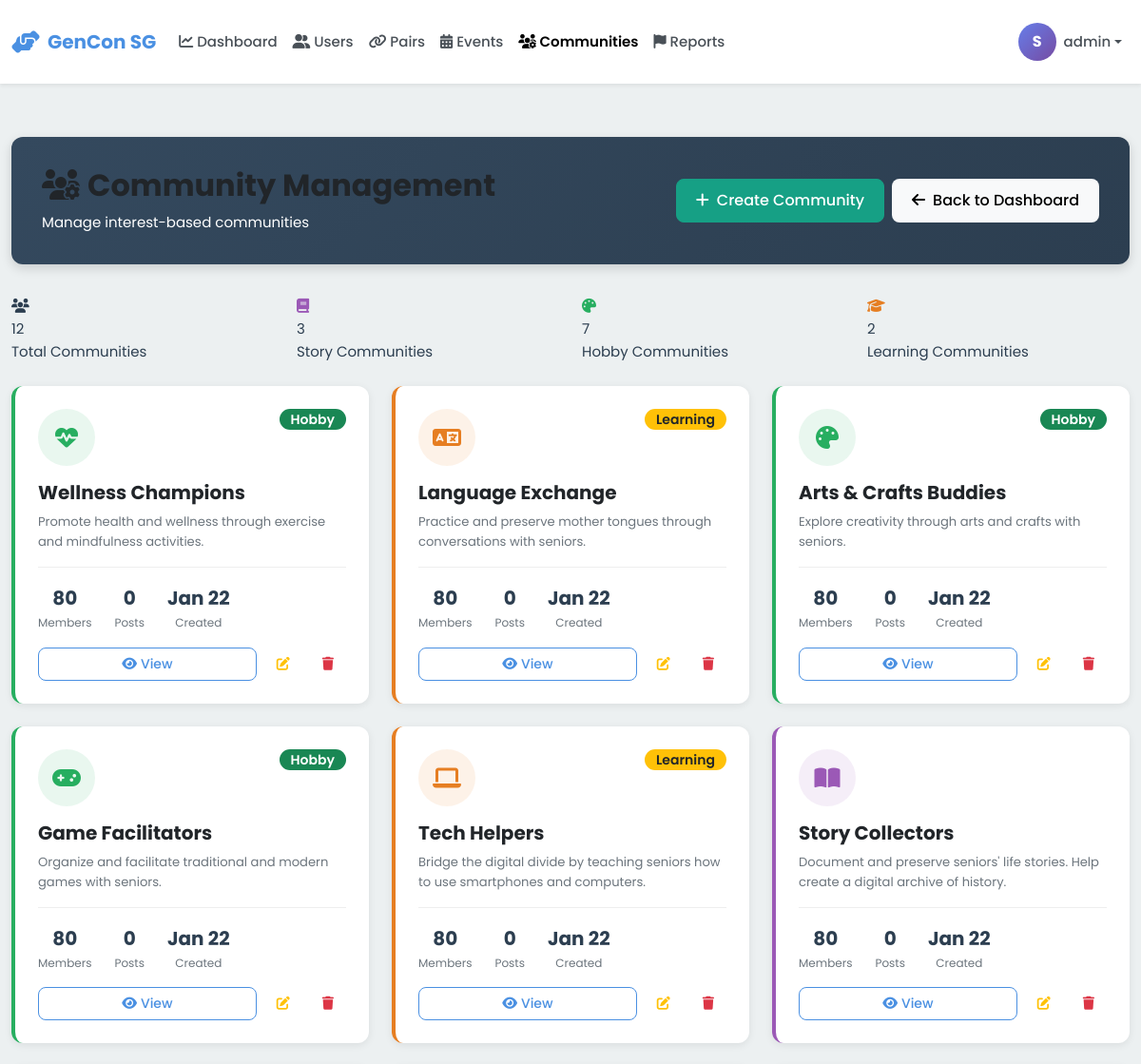
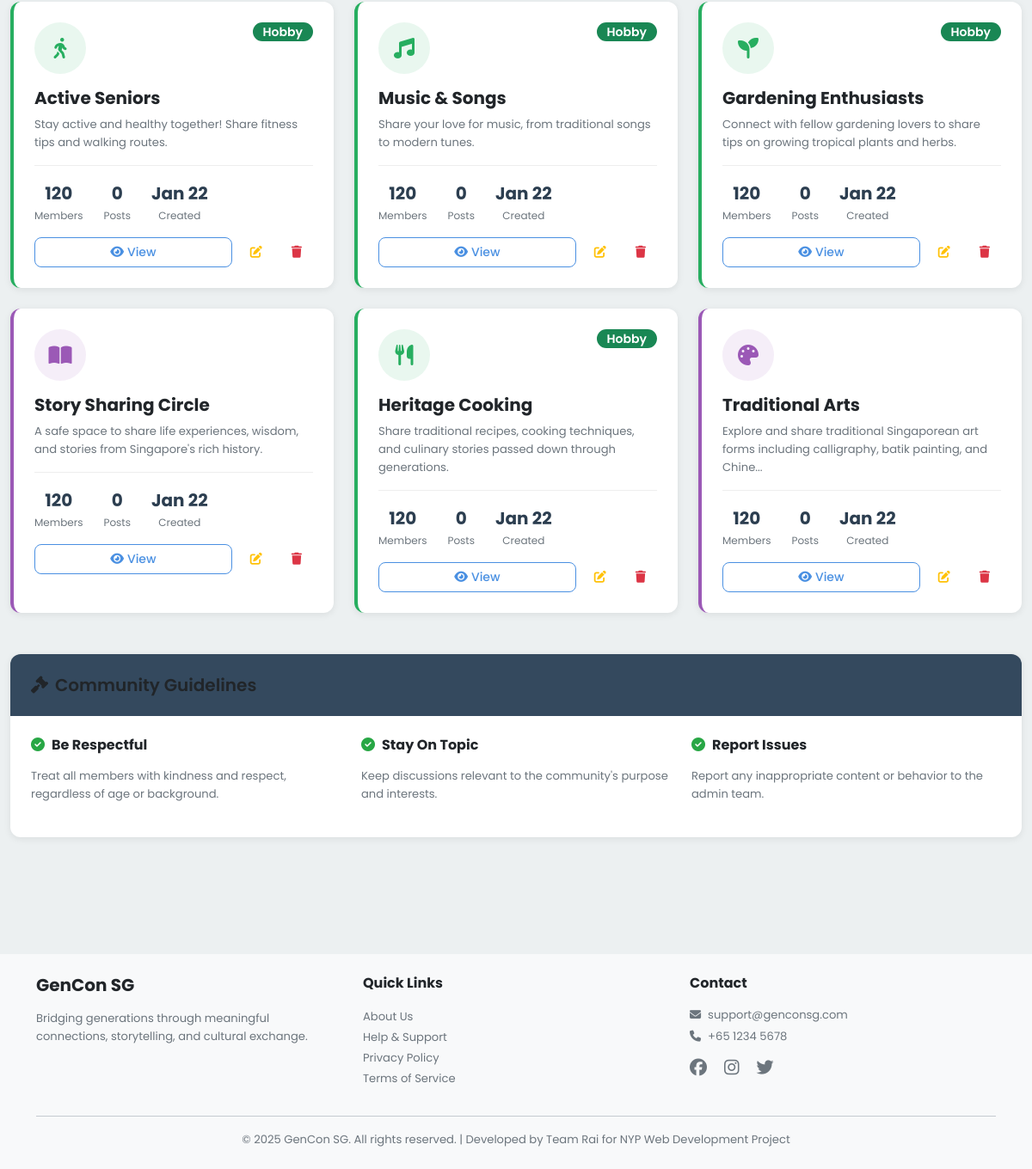
The page /admin/communities (signed in) on the database its author committed (2 pictures, top to bottom).
### models.py (models this page shows, shortened)
class Community(db.Model):
    __tablename__ = 'communities'
    id = db.Column(db.Integer, primary_key=True)
    name = db.Column(db.String(100), nullable=False, unique=True)
    type = db.Column(db.String(20), nullable=False)  # Story, Hobby, Learning
    description = db.Column(db.Text)
    rules = db.Column(db.Text)
    icon = db.Column(db.String(50), default='fas fa-users')
    banner_class = db.Column(db.String(50), default='default')
    tags = db.Column(db.String(255))  # Comma separated tags
    member_count = db.Column(db.Integer, default=0)
    created_by = db.Column(db.Integer, db.ForeignKey('users.id'), nullable=False)
    created_at = db.Column(db.DateTime, default=datetime.utcnow, nullable=False)
    creator = db.relationship('User')
    members = db.relationship('CommunityMember', back_populates='community',
                             lazy='dynamic', cascade='all, delete-orphan')
    posts = db.relationship('CommunityPost', back_populates='community',
                           lazy='dynamic', cascade='all, delete-orphan')

### blueprints/admin.py (the view)
@admin_bp.route('/communities')
@admin_required
def communities():
    all_communities = Community.query.order_by(Community.created_at.desc()).all()
    return render_template('admin/communities.html', communities=all_communities)

### app.py (called while the page is built)
@app.context_processor
def inject_user():
    return dict(session=session)

### blueprints/admin.py (called while the page is built)
def admin_required(f):
    @wraps(f)
    def decorated_function(*args, **kwargs):
        if 'user_id' not in session:
            flash('Please login to access this page', 'warning')
            return redirect(url_for('auth.login', role='admin'))
        if session.get('role') != 'admin':
            flash('Access denied. Admin privileges required.', 'danger')
            return redirect(url_for('index'))
        return f(*args, **kwargs)
    return decorated_function

### templates/admin/communities.html (shortened to what this page needs)
{% extends "base.html" %}
{% block extra_css %}
<link rel="stylesheet" href="{{ url_for('static', filename='css/admin.css') }}">
{% endblock %}
{% block content %}
<div class="container-fluid py-4">
    <div class="admin-header">
        <div class="d-flex justify-content-between align-items-center">
            <div>
                <h1><i class="fas fa-users-cog me-2"></i>Community Management</h1>
                <p class="mb-0">Manage interest-based communities</p>
            </div>
            <div class="d-flex gap-2">
                <a href="{{ url_for('admin.create_community') }}" class="btn btn-success">
                    <i class="fas fa-plus me-2"></i>Create Community
                </a>
                <a href="{{ url_for('admin.dashboard') }}" class="btn btn-light">
                    <i class="fas fa-arrow-left me-2"></i>Back to Dashboard
                </a>
            </div>
        </div>
    </div>
    <div class="row mb-4">
        <div class="col-md-3">
            <div class="stat-card" style="border-left-color: #3498DB;">
                <div class="stat-icon"><i class="fas fa-users"></i></div>
                <div class="stat-value">{{ communities|length }}</div>
                <div class="stat-label">Total Communities</div>
            </div>
        </div>
        <div class="col-md-3">
            <div class="stat-card" style="border-left-color: #9B59B6;">
                <div class="stat-icon" style="color: #9B59B6;"><i class="fas fa-book"></i></div>
                <div class="stat-value">{{ communities|selectattr('type', 'equalto', 'Story')|list|length }}</div>
                <div class="stat-label">Story Communities</div>
            </div>
        </div>
        <div class="col-md-3">
            <div class="stat-card" style="border-left-color: #27AE60;">
                <div class="stat-icon" style="color: #27AE60;"><i class="fas fa-palette"></i></div>
                <div class="stat-value">{{ communities|selectattr('type', 'equalto', 'Hobby')|list|length }}</div>
                <div class="stat-label">Hobby Communities</div>
            </div>
        </div>
        <div class="col-md-3">
            <div class="stat-card" style="border-left-color: #E67E22;">
                <div class="stat-icon" style="color: #E67E22;"><i class="fas fa-graduation-cap"></i></div>
                <div class="stat-value">{{ communities|selectattr('type', 'equalto', 'Learning')|list|length }}</div>
                <div class="stat-label">Learning Communities</div>
            </div>
        </div>
    </div>
    {% if communities %}
    <div class="row">
        {% for community in communities %}
        <div class="col-lg-4 col-md-6 mb-4">
            <div class="community-card {{ community.type|lower }}">
                <div class="d-flex justify-content-between align-items-start">
                    <div class="community-icon {{ community.type|lower }}">
                        <i class="{{ community.icon }}"></i>
                    </div>
                    <span class="badge {% if community.type == 'Story' %}bg-purple{% elif community.type == 'Hobby' %}bg-success{% else %}bg-warning text-dark{% endif %}">
                        {{ community.type }}
                    </span>
                </div>
                <h5 class="fw-bold mb-2">{{ community.name }}</h5>
                <p class="text-muted small mb-3">
                    {{ community.description[:100] if community.description else 'No description available' }}{% if community.description and community.description|length > 100 %}...{% endif %}
                </p>
                <div class="community-stats">
                    <div class="community-stat">
                        <div class="value">{{ community.member_count }}</div>
                        <div class="label">Members</div>
                    </div>
                    <div class="community-stat">
                        <div class="value">{{ community.posts.count() }}</div>
                        <div class="label">Posts</div>
                    </div>
                    <div class="community-stat">
                        <div class="value">{{ community.created_at.strftime('%b %d') }}</div>
                        <div class="label">Created</div>
                    </div>
                </div>
                <div class="d-flex gap-2 mt-3">
                    <button class="btn btn-sm btn-outline-primary flex-grow-1" onclick="alert('View coming soon')">
                        <i class="fas fa-eye me-1"></i>View
                    </button>
                    <button class="btn btn-sm btn-outline-warning" onclick="alert('Edit coming soon')">
                        <i class="fas fa-edit"></i>
                    </button>
                    <form action="{{ url_for('admin.delete_community', community_id=community.id) }}" method="POST" onsubmit="return confirm('Delete this community?');" class="d-inline">
                        <button type="submit" class="btn btn-sm btn-outline-danger">
                            <i class="fas fa-trash"></i>
                        </button>
                    </form>
                </div>
            </div>
        </div>
        {% endfor %}
    </div>
    {% endif %}
    <div class="data-table-container mt-4">
        <div class="table-header">
            <h3><i class="fas fa-gavel me-2"></i>Community Guidelines</h3>
        </div>
        <div class="p-4">
            <div class="row">
                <div class="col-md-4">
                    <h6><i class="fas fa-check-circle text-success me-2"></i>Be Respectful</h6>
                    <p class="small text-muted">Treat all members with kindness and respect, regardless of age or background.</p>
                </div>
                <div class="col-md-4">
                    <h6><i class="fas fa-check-circle text-success me-2"></i>Stay On Topic</h6>
                    <p class="small text-muted">Keep discussions relevant to the community's purpose and interests.</p>
                </div>
                <div class="col-md-4">
                    <h6><i class="fas fa-check-circle text-success me-2"></i>Report Issues</h6>
                    <p class="small text-muted">Report any inappropriate content or behavior to the admin team.</p>
                </div>
            </div>
        </div>
    </div>
</div>
{% endblock %}

### static/css/main.css (style rules this page uses)
:root { --primary-color: #4A90E2; --primary-hover: #357ABD; --secondary-color: #7B68EE; --success-color: #28A745; --warning-color: #FFC107; --danger-color: #DC3545; --info-color: #17A2B8; --senior-primary: #E67E22; --senior-secondary: #2ECC71; --senior-accent: #F39C12; --youth-primary: #9B59B6; --youth-secondary: #3498DB; --youth-accent: #E74C3C; --admin-primary: #34495E; --admin-secondary: #16A085; --admin-accent: #E67E22; --white: #FFFFFF; --black: #000000; --gray-100: #F8F9FA; --gray-200: #E9ECEF; --gray-300: #DEE2E6; --gray-400: #CED4DA; --gray-500: #ADB5BD; --gray-600: #6C757D; --gray-700: #495057; --gray-800: #343A40; --gray-900: #212529; --font-family: 'Poppins', -apple-system, BlinkMacSystemFont, 'Segoe UI', sans-serif; --font-size-base: 16px; --font-size-sm: 14px; --font-size-lg: 18px; --font-size-xl: 20px; --font-size-xxl: 24px; --font-weight-light: 300; --font-weight-normal: 400; --font-weight-medium: 500; --font-weight-semibold: 600; --font-weight-bold: 700; --spacing-xs: 0.25rem; --spacing-sm: 0.5rem; --spacing-md: 1rem; --spacing-lg: 1.5rem; --spacing-xl: 2rem; --spacing-xxl: 3rem; --border-radius-sm: 0.25rem; --border-radius-md: 0.5rem; --border-radius-lg: 1rem; --border-radius-xl: 1.5rem; --border-radius-pill: 50rem; --shadow-sm: 0 1px 2px rgba(0, 0, 0, 0.05); --shadow-md: 0 4px 6px rgba(0, 0, 0, 0.1); --shadow-lg: 0 10px 15px rgba(0, 0, 0, 0.15); --shadow-xl: 0 20px 25px rgba(0, 0, 0, 0.2); --transition-fast: 150ms ease-in-out; --transition-base: 300ms ease-in-out; --transition-slow: 500ms ease-in-out; --z-dropdown: 1000; --z-sticky: 1020; --z-fixed: 1030; --z-modal-backdrop: 1040; --z-modal: 1050; --z-popover: 1060; --z-tooltip: 1070; }
* { margin: 0; padding: 0; box-sizing: border-box; }
a { text-decoration: none; color: inherit; transition: color var(--transition-fast); }
body { font-family: var(--font-family); font-size: var(--font-size-base); font-weight: var(--font-weight-normal); line-height: 1.6; color: var(--gray-900); background-color: var(--gray-100); overflow-x: hidden; }
h1, h2, h3, h4, h5, h6 { font-weight: var(--font-weight-bold); line-height: 1.2; margin-bottom: var(--spacing-md); color: var(--gray-900); }
h1 { font-size: 2.5rem; }
h3 { font-size: 1.75rem; }
h5 { font-size: 1.25rem; }
h6 { font-size: 1rem; }
p { margin-bottom: var(--spacing-md); }
.text-muted { color: var(--gray-600) !important; }
.text-success { color: var(--success-color) !important; }
.btn { display: inline-block; font-weight: var(--font-weight-medium); text-align: center; white-space: nowrap; vertical-align: middle; user-select: none; border: 1px solid transparent; padding: 0.625rem 1.25rem; font-size: var(--font-size-base); line-height: 1.5; border-radius: var(--border-radius-md); transition: all var(--transition-base); cursor: pointer; }
.btn-success { background-color: var(--success-color); color: var(--white); }
.btn-outline-primary { color: var(--primary-color); border-color: var(--primary-color); background-color: transparent; }
.btn-sm { padding: 0.375rem 0.75rem; font-size: var(--font-size-sm); }
.badge { display: inline-block; padding: 0.25rem 0.75rem; font-size: 0.875rem; font-weight: var(--font-weight-semibold); line-height: 1; text-align: center; white-space: nowrap; vertical-align: baseline; border-radius: var(--border-radius-pill); }
.mt-3 { margin-top: var(--spacing-md); }
.mt-4 { margin-top: var(--spacing-lg); }
.mb-2 { margin-bottom: var(--spacing-sm); }
.mb-3 { margin-bottom: var(--spacing-md); }
.mb-4 { margin-bottom: var(--spacing-lg); }
.p-4 { padding: var(--spacing-lg); }
.d-flex { display: flex; }
.justify-content-between { justify-content: space-between; }
.align-items-center { align-items: center; }
.gap-2 { gap: var(--spacing-sm); }
.fw-bold { font-weight: var(--font-weight-bold); }

### rows shown on the page
Community: type "Hobby", name "Wellness Champions", description "Promote health and wellness through exercise and mindfulness activities.", member_count "80", posts.count "0", created_at "Jan 22"
Community: type "Learning", name "Language Exchange", description "Practice and preserve mother tongues through conversations with seniors.", member_count "80", posts.count "0", created_at "Jan 22"
Community: type "Hobby", name "Arts & Crafts Buddies", description "Explore creativity through arts and crafts with seniors.", member_count "80", posts.count "0", created_at "Jan 22"
Community: type "Hobby", name "Game Facilitators", description "Organize and facilitate traditional and modern games with seniors.", member_count "80", posts.count "0", created_at "Jan 22"
Community: type "Learning", name "Tech Helpers", description "Bridge the digital divide by teaching seniors how to use smartphones and computers.", member_count "80", posts.count "0", created_at "Jan 22"
Community: name "Story Collectors", description "Document and preserve seniors' life stories. Help create a digital archive of history.", member_count "80", posts.count "0", created_at "Jan 22"
Community: type "Hobby", name "Active Seniors", description "Stay active and healthy together! Share fitness tips and walking routes.", member_count "120", posts.count "0", created_at "Jan 22"
Community: type "Hobby", name "Music & Songs", description "Share your love for music, from traditional songs to modern tunes.", member_count "120", posts.count "0", created_at "Jan 22"
Community: type "Hobby", name "Gardening Enthusiasts", description "Connect with fellow gardening lovers to share tips on growing tropical plants and herbs.", member_count "120", posts.count "0", created_at "Jan 22"
Community: name "Story Sharing Circle", description "A safe space to share life experiences, wisdom, and stories from Singapore's rich history.", member_count "120", posts.count "0", created_at "Jan 22"
Community: type "Hobby", name "Heritage Cooking", description "Share traditional recipes, cooking techniques, and culinary stories passed down through generations.", member_count "120", posts.count "0", created_at "Jan 22"
Community: name "Traditional Arts", description "Explore and share traditional Singaporean art forms including calligraphy, batik painting, and Chine", member_count "120", posts.count "0", created_at "Jan 22"

### other values the page prints
{{ session.get('full_name', 'U')[0] | upper }} "S"
{{ session.username }} "admin"
{{ communities|length }} "12"
{{ communities|selectattr('type', 'equalto', 'Story')|list|length }} "3"
{{ communities|selectattr('type', 'equalto', 'Hobby')|list|length }} "7"
{{ communities|selectattr('type', 'equalto', 'Learning')|list|length }} "2"
